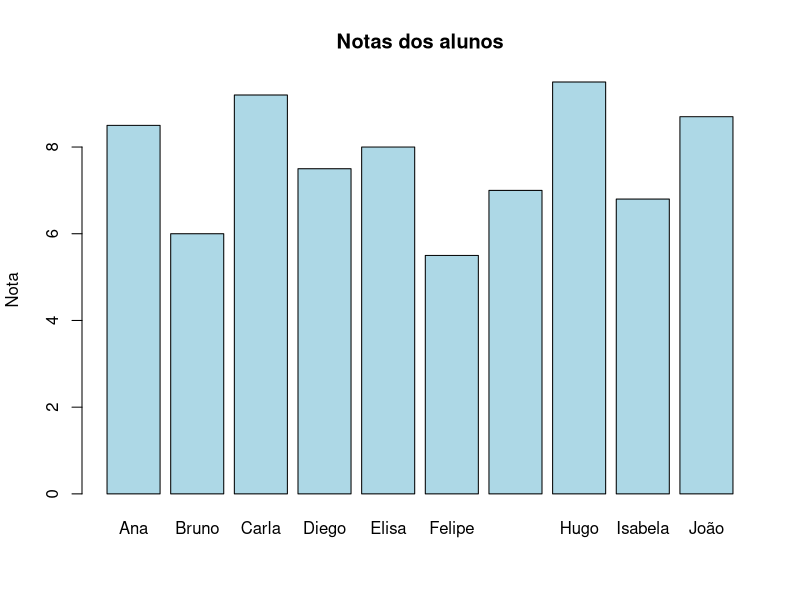

Generate this figure with R:
### PRIMEIRO SCRIPT EM R ####

# Este arquivo apresenta alguns dos principais comandos
# para quem está começando a programar em R.

### Comentários ####

# O símbolo # inicia um comentário.
# Tudo o que vem depois dele na mesma linha é ignorado pelo R.
# Comentários são úteis para explicar o que o código faz.

### Operações básicas ####

# O R também pode ser utilizado como uma calculadora.
# Soma
2 + 3
# Subtração
10 - 4
# Multiplicação
5 * 2
# Divisão
20 / 4
# Potência
2^3

# Também podemos combinar operações usando parênteses.
(10 + 5) * 2


### Objetos e atribuição de valores ####

# O operador <- atribui um valor a um objeto.
# Objetos são utilizados para armazenar informações.
nome <- "Ana"
idade <- 30
cidade <- "Belo Horizonte"
altura <- 1.60

# Para visualizar o conteúdo de um objeto, basta escrever seu nome.
nome
idade
cidade
altura

# Também podemos utilizar objetos em cálculos.
ano_nascimento <- 2026 - idade
ano_nascimento

# A função ls() lista todos os objetos criados na sessão atual.
ls()


### Tipos de dados ####

# Existem diferentes tipos de dados em R.
# numeric: números
numero <- 10.5
# character: textos (sempre entre aspas)
texto <- "OSUBH"
# logical: resultado de uma condição (TRUE ou FALSE)
maior_de_idade <- idade >= 18

# class() informa o tipo (classe) de um objeto.
numero
class(numero)
texto
class(texto)
maior_de_idade
class(maior_de_idade)


### Vetores ####

# Um vetor armazena vários valores do mesmo tipo.
# A função c() (combine) reúne vários valores em um único vetor.
alunos_nomes <- c(
  "Ana", "Bruno", "Carla", "Diego", "Elisa",
  "Felipe", "Gabriela", "Hugo", "Isabela", "João"
)
idades <- c(20, 22, 19, 25, 21, 23, 20, 24, 18, 22)
notas <- c(8.5, 6.0, 9.2, 7.5, 8.0, 5.5, 7.0, 9.5, 6.8, 8.7)

# Visualizando os vetores.
alunos_nomes
idades
notas

# length() informa quantos elementos existem no vetor.
length(alunos_nomes)

# Em R, a contagem das posições começa em 1 (e não em 0).
alunos_nomes[1]
alunos_nomes[2:4]
alunos_nomes[c(1, 5)]

# Também podemos realizar operações com todos os elementos do vetor.
notas + 1

# As funções recebem seus argumentos entre parênteses.
# Soma
sum(notas)
# Média
mean(notas)
# Mediana
median(notas)
# Mínimo
min(notas)
# Máximo
max(notas)
# Desvio-padrão
sd(notas)
# Resumo estatístico (mínimo, quartis, mediana, média e máximo)
summary(notas)


### Valores ausentes (NA) ####

# NA representa um valor ausente (missing value).
notas_com_na <- c(8.5, 6.0, NA, 7.5, 8.0)

# is.na() identifica quais posições possuem valores ausentes.
is.na(notas_com_na)

# na.rm = TRUE faz com que os valores ausentes sejam ignorados no cálculo.
mean(notas_com_na, na.rm = TRUE)


### Funções ####

# Funções executam tarefas e podem receber valores como argumentos.
# O R possui funções prontas, como mean(), e também permite criar funções.

# Esta função classifica a situação de um aluno a partir da sua nota.
verificar_situacao <- function(nota) {
  if (nota >= 7) {
    "Aprovado"
  } else {
    "Reprovado"
  }
}

# Para usar a função, fornecemos uma nota como argumento.
verificar_situacao(8.5)
verificar_situacao(6.0)


### Data frames (tabelas de dados) ####

# Até agora trabalhamos com vetores.
# Agora vamos reunir diferentes vetores em uma única tabela.

# Um data frame é uma tabela.
# Cada coluna representa uma variável e cada linha representa uma observação.

alunos <- data.frame(
  nome = alunos_nomes,
  idade = idades,
  nota = notas
)

# Visualizando a tabela.
alunos
View(alunos)

# Algumas funções úteis para conhecer uma base de dados.
# Primeiras linhas da tabela
head(alunos)
# Estrutura da tabela e o tipo de cada variável
str(alunos)
# Nome das colunas
names(alunos)
# Resumo descritivo da tabela
summary(alunos)

# O operador $ permite acessar uma coluna específica da tabela.
alunos$nome
alunos$nota

# Selecionando apenas os alunos com nota maior ou igual a 7.
alunos[alunos$nota >= 7, ]

# Selecionando apenas os alunos com idade menor que 21 anos.
alunos[alunos$idade < 21, ]

# Selecionando apenas a coluna "nome".
alunos[, "nome"]


### Gráfico básico ####

# O R permite criar diferentes tipos de gráficos.

barplot(
  # Valores representados pelas barras
  alunos$nota,
  # Nomes exibidos abaixo de cada barra
  names.arg = alunos$nome,
  # Cor das barras
  col = "lightblue",
  # Título do gráfico
  main = "Notas dos alunos",
  # Título do eixo Y
  ylab = "Nota"
)

### Boas práticas ####
# - Utilize comentários para explicar o código.
# - Dê nomes claros e descritivos aos objetos.
# - Organize o script em seções.
# - Execute os comandos passo a passo.
# - Observe os resultados no Console.
# - Salve seus scripts para reutilizá-los posteriormente.
# - Consulte a ajuda das funções usando ?nome_da_funcao ou help(nome_da_funcao).
